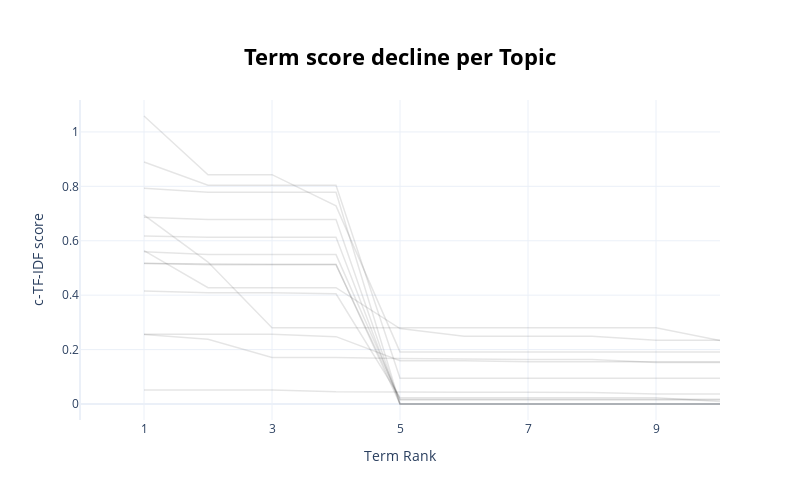

The notebook cell this image was saved under:
### Code cell
# Visualize term rank decrease
topic_model.visualize_term_rank()

### Figure 1 — Plotly figure (JSON) as saved in the notebook; plotly's stock layout.template omitted (floating-point values rounded to 4 significant figures)
{"data": [{"hovertext": "<b>Topic -1</b>:bulky item_item bulky item_item bu", "line": {"color": "black", "width": 1.5}, "mode": "lines+lines", "name": "", "opacity": 0.1, "type": "scatter", "x": [1, 2, 3, 4, 5, 6, 7, 8, 9, 10], "y": [1.059, 0.8428, 0.8428, 0.7282, 0.1915, 0.1915, 0.1915, 0.1915, 0.1915, 0.1915]}, {"hovertext": "<b>Topic 0</b>:beverage bottle container_bottle co", "line": {"color": "black", "width": 1.5}, "mode": "lines+lines", "name": "", "opacity": 0.1, "type": "scatter", "x": [1, 2, 3, 4, 5, 6, 7, 8, 9, 10], "y": [0.05178, 0.05178, 0.05178, 0.04513, 0.04312, 0.04312, 0.04312, 0.04215, 0.03702, 0.03702]}, {"hovertext": "<b>Topic 1</b>:cup cup_styrofoam cup_cup lid_cup c", "line": {"color": "black", "width": 1.5}, "mode": "lines+lines", "name": "", "opacity": 0.1, "type": "scatter", "x": [1, 2, 3, 4, 5, 6, 7, 8, 9, 10], "y": [0.2552, 0.2377, 0.1708, 0.1708, 0.1673, 0.1649, 0.1637, 0.1637, 0.1526, 0.1526]}, {"hovertext": "<b>Topic 2</b>:styrofoam piece_piece styrofoam pie", "line": {"color": "black", "width": 1.5}, "mode": "lines+lines", "name": "", "opacity": 0.1, "type": "scatter", "x": [1, 2, 3, 4, 5, 6, 7, 8, 9, 10], "y": [0.4153, 0.4087, 0.4087, 0.4048, 0.02326, 0.02326, 0.02326, 0.02326, 0.02326, 0.00927]}, {"hovertext": "<b>Topic 3</b>:food drink_food drink pouch_drink p", "line": {"color": "black", "width": 1.5}, "mode": "lines+lines", "name": "", "opacity": 0.1, "type": "scatter", "x": [1, 2, 3, 4, 5, 6, 7, 8, 9, 10], "y": [0.2563, 0.2563, 0.2563, 0.2475, 0.1594, 0.1594, 0.1554, 0.1554, 0.1554, 0.1554]}, {"hovertext": "<b>Topic 4</b>:bag film_film bag film_film bag_bag", "line": {"color": "black", "width": 1.5}, "mode": "lines+lines", "name": "", "opacity": 0.1, "type": "scatter", "x": [1, 2, 3, 4, 5, 6, 7, 8, 9, 10], "y": [0.516, 0.5135, 0.5135, 0.5135, 1e-05, 1e-05, 1e-05, 1e-05, 1e-05, 1e-05]}, {"hovertext": "<b>Topic 5</b>:bottle cap_cap bottle cap_bottle ca", "line": {"color": "black", "width": 1.5}, "mode": "lines+lines", "name": "", "opacity": 0.1, "type": "scatter", "x": [1, 2, 3, 4, 5, 6, 7, 8, 9, 10], "y": [0.5178, 0.5115, 0.5115, 0.5115, 0.01473, 0.01473, 0.01473, 0.01473, 0.01473, 0.01473]}, {"hovertext": "<b>Topic 6</b>:straw stirrer_straw stirrer straw_s", "line": {"color": "black", "width": 1.5}, "mode": "lines+lines", "name": "", "opacity": 0.1, "type": "scatter", "x": [1, 2, 3, 4, 5, 6, 7, 8, 9, 10], "y": [0.5599, 0.5492, 0.5492, 0.5492, 0.0175, 0.0175, 0.0175, 0.0175, 0.0175, 0.0175]}, {"hovertext": "<b>Topic 7</b>:hard fragment_hard fragment hard_fr", "line": {"color": "black", "width": 1.5}, "mode": "lines+lines", "name": "", "opacity": 0.1, "type": "scatter", "x": [1, 2, 3, 4, 5, 6, 7, 8, 9, 10], "y": [0.6179, 0.6128, 0.6128, 0.6128, 1e-05, 1e-05, 1e-05, 1e-05, 1e-05, 1e-05]}, {"hovertext": "<b>Topic 8</b>:sport equipment_sport equipment spo", "line": {"color": "black", "width": 1.5}, "mode": "lines+lines", "name": "", "opacity": 0.1, "type": "scatter", "x": [1, 2, 3, 4, 5, 6, 7, 8, 9, 10], "y": [0.6862, 0.6784, 0.6784, 0.6784, 1e-05, 1e-05, 1e-05, 1e-05, 1e-05, 1e-05]}, {"hovertext": "<b>Topic 9</b>:medical waste_waste medical_waste m", "line": {"color": "black", "width": 1.5}, "mode": "lines+lines", "name": "", "opacity": 0.1, "type": "scatter", "x": [1, 2, 3, 4, 5, 6, 7, 8, 9, 10], "y": [0.564, 0.4277, 0.4277, 0.4277, 0.2773, 0.2487, 0.2487, 0.2487, 0.2339, 0.2339]}, {"hovertext": "<b>Topic 10</b>:textile shoe_textile shoe textile_", "line": {"color": "black", "width": 1.5}, "mode": "lines+lines", "name": "", "opacity": 0.1, "type": "scatter", "x": [1, 2, 3, 4, 5, 6, 7, 8, 9, 10], "y": [0.7929, 0.7783, 0.7783, 0.7783, 1e-05, 1e-05, 1e-05, 1e-05, 1e-05, 1e-05]}, {"hovertext": "<b>Topic 11</b>:paper paper_paper paper paper_junk", "line": {"color": "black", "width": 1.5}, "mode": "lines+lines", "name": "", "opacity": 0.1, "type": "scatter", "x": [1, 2, 3, 4, 5, 6, 7, 8, 9, 10], "y": [0.6941, 0.5217, 0.2801, 0.2801, 0.2801, 0.2801, 0.2801, 0.2801, 0.2801, 0.2338]}, {"hovertext": "<b>Topic 12</b>:vehicle related_vehicle related ve", "line": {"color": "black", "width": 1.5}, "mode": "lines+lines", "name": "", "opacity": 0.1, "type": "scatter", "x": [1, 2, 3, 4, 5, 6, 7, 8, 9, 10], "y": [0.8896, 0.8043, 0.8043, 0.8043, 0.09439, 0.09439, 0.09439, 0.09439, 0.09439, 0.09439]}], "layout": {"height": 500, "hoverlabel": {"bgcolor": "white", "font": {"family": "Rockwell", "size": 16}}, "showlegend": false, "title": {"font": {"color": "Black", "size": 22}, "text": "<b>Term score decline per Topic</b>", "x": 0.5, "xanchor": "center", "y": 0.9, "yanchor": "top"}, "width": 800, "xaxis": {"dtick": 2, "range": [0, 10], "tick0": 1, "title": {"text": "Term Rank"}}, "yaxis": {"title": {"text": "c-TF-IDF score"}}}}
